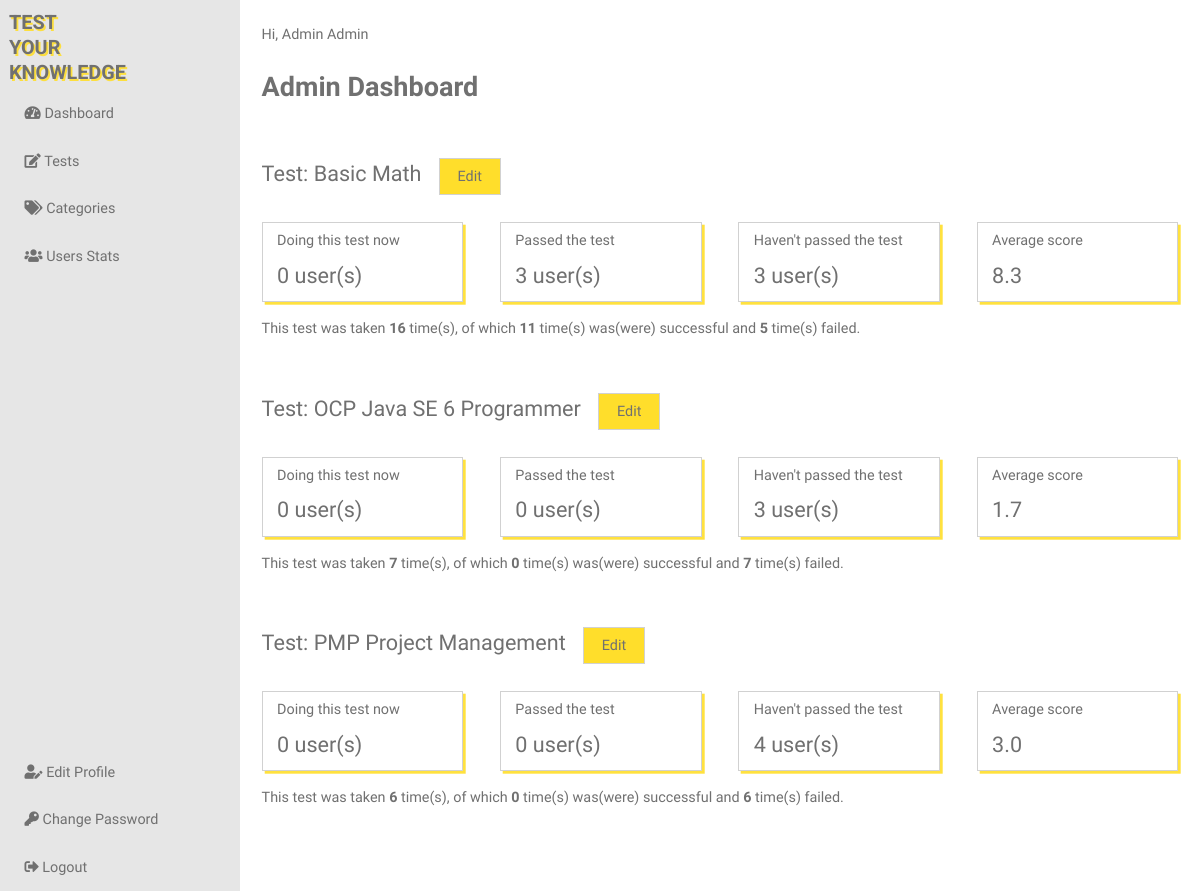
Screenshot of /admin/admin-dashboard.php (signed in) with the database file from the repository.
### tables this page shows
CREATE TABLE IF NOT EXISTS `tb_tests` (
  `id` int(11) NOT NULL AUTO_INCREMENT,
  `idCategory` int(11) DEFAULT NULL,
  `name` varchar(100) NOT NULL,
  `description` longtext,
  `numQuestions` int(11) NOT NULL DEFAULT '10',
  `status` tinyint(1) NOT NULL DEFAULT '1',
  `createdDate` timestamp NOT NULL DEFAULT CURRENT_TIMESTAMP,
  `modifiedDate` timestamp NOT NULL DEFAULT CURRENT_TIMESTAMP,
  PRIMARY KEY (`id`)
);

### model/database.php (called while the page is built, shortened)
<?php
class Database {
    public $connection;
    public function getConnection(){
        $this->connection = new mysqli(DB_HOST, DB_USER, DB_PASSWORD, DB_NAME);
    }
    public function query($query){
        $result = $this->connection->query($query);
        return $result;
    }
    public function prepare($query){
        return $this->connection->prepare($query);
    }
}
$database = new Database();
?>

### model/tests.php (called while the page is built, shortened)
<?php
class Test {
    private $id;
    private $name;
    private $status;
    public function getId(){
        return $this->id;
    }
    public function setId($id){
        $this->id = $id;
    }
    public function getName(){
        return $this->name;
    }
    public function setName($name){
        $this->name = $name;
    }
    public function getStatus(){
        return $this->status;
    }
    public function setStatus($status){
        $this->status = $status;
    }
    public static function getAllTests(){
        global $database;
        $query = "SELECT t.id, t.name, t.numQuestions, t.description, t.status, t.idCategory, c.name as category FROM tb_tests t, tb_categories c WHERE t.idCategory = c.id ORDER BY t.name";
        $result = $database->query($query);
        $tests = [];
        if($result->num_rows) {
            while($row = $result->fetch_assoc()){
                $testObject = new self;
                $status = ($row['status'] ? "Active" : "Inactive");
                $testObject->setId($row['id']);
                $testObject->setCategory($row['category']);
                $testObject->setName($row['name']);
                $testObject->setDescription($row['description']);
                $testObject->setNumQuestions($row['numQuestions']);
                $testObject->setStatus($status);
                $tests[] = $testObject;
            }
        }
        return $tests;
    }
    public static function getAllUsersOnlineByTestIdValid($idTest, $time_out){
        global $database;
        $userOnlineByTest = [];
        if($stmt = $database->prepare("SELECT count(*) as numUsers, idTest FROM tb_users_online WHERE idTest = ? AND time > ? GROUP BY idTest")){
            $stmt->bind_param("ii", $idTest, $time_out);
            $stmt->execute();
        }
        return $userOnlineByTest;
    }
}
?>

### model/tests_results.php (called while the page is built, shortened)
<?php
class TestResult {
    public static function getFinishedTestResultByTestId($testId){
        global $database;
        $testResultStat = [];
        if($stmt = $database->prepare("SELECT t.id as idTest, t.name as testName, AVG(r.score) as avgScore, (select count(distinct(idUser)) FROM tb_tests_results WHERE passed = 1 AND idTest = ?) as usersPassed, (select count(DISTINCT(idUser)) FROM tb_tests_results WHERE passed = 0 AND idtest = ?) as usersHaventPassed, (select count(idTest) from tb_tests_results where idTest = ?) as totalTests, (select count(idTest) from tb_tests_results where passed = 1 AND idTest = ?) as totalSuccessTests, (select count(idTest) from tb_tests_results where passed = 0 AND idTest = ?) as totalFailedTests FROM tb_tests t, tb_tests_results r WHERE r.idTest = ? AND r.idTest = t.id AND r.finished = 1 GROUP BY r.idTest")){
            $stmt->bind_param("iiiiii", $testId, $testId, $testId, $testId, $testId, $testId);
            $stmt->execute();
            $stmt->store_result();
            $stmt->bind_result($idTest, $testName, $avgScore, $usersPassed, $usersHaventPassed, $totalTests, $totalSuccessTests, $totalFailedTests);
            if(!$stmt){
                die('Query failed: '. mysqli_error($database));
            } else {
                if($stmt->num_rows) {
                    $testResultStat = [
                        'idTest'=>$idTest,
                        'testName'=>$testName,
                        'avgScore'=>$avgScore,
                        'usersPassed'=>$usersPassed,
                        'usersHaventPassed'=>$usersHaventPassed,
                        'totalTests'=>$totalTests,
                        'totalSuccessTests'=>$totalSuccessTests,
                        'totalFailedTests'=>$totalFailedTests
                    ];
                }
            }
            return $testResultStat;
        }
    }
    public static function getFinishedTestsResults(){
        global $database;
        $query = "SELECT t.id AS idTest, t.name AS testName, AVG(r.score) AS avgScore, ";
        $query .= "(select count(distinct(idUser)) FROM tb_tests_results WHERE passed = 1 AND idTest = t.id) AS usersPassed, ";
        $query .= "(select count(DISTINCT(idUser)) FROM tb_tests_results WHERE passed = 0 AND idtest = t.id) AS usersHaventPassed, ";
        $query .= "(select count(idTest) FROM tb_tests_results WHERE idTest = t.id) AS totalTests, ";
        $query .= "(select count(idTest) FROM tb_tests_results WHERE passed = 1 AND idTest = t.id) AS totalSuccessTests, ";
        $query .= "(select count(idTest) FROM tb_tests_results WHERE passed = 0 AND idTest = t.id) AS totalFailedTests ";
        $query .= "FROM tb_tests t LEFT JOIN tb_tests_results r ON t.id = r.idTest AND r.finished = 1 ";
        $query .= "WHERE t.status = 1 ";
        $query .= "GROUP BY t.id ";
        $query .= "ORDER BY totalTests DESC LIMIT 5";
        $result = $database->query($query);
        $testsResultsStats = [];
        if($result->num_rows) {
            while($row = $result->fetch_assoc()){
                $testResults = [
                    'idTest'=>$row['idTest'],
                    'testName'=>$row['testName'],
                    'avgScore'=>$row['avgScore'],
                    'usersPassed'=>$row['usersPassed'],
                    'usersHaventPassed'=>$row['usersHaventPassed'],
                    'totalTests'=>$row['totalTests'],
                    'totalSuccessTests'=>$row['totalSuccessTests'],
                    'totalFailedTests'=>$row['totalFailedTests']
                ];
                array_push($testsResultsStats, $testResults);
            }
        }
        return $testsResultsStats;
    }
}
?>

### view/admin-chart.php (called while the page is built, shortened)
<?php
$testsResultsStats = TestResult::getFinishedTestsResults();
foreach ($testsResultsStats as $testResults) {
    $testName = $testResults['testName'];
    $totalTests = $testResults['totalTests'];
    $totalSuccessTests = $testResults['totalSuccessTests'];
    $totalFailedTests = $testResults['totalFailedTests'];
}
?>

### admin/admin-dashboard.php (the view, shortened to what this page needs)
<?php include "../view/header-admin.php"; ?>
<body>
    <div class="container">
        <?php include "../view/menu-admin.php"; ?>
        <main class="main">
            <?php include "../view/welcome.php"; ?>
            <div class="page-title-box">
                <h2 class="page-title">Admin Dashboard</h2>
            </div>
                <?php include "../view/admin-chart.php"; ?>
            <?php
                $tests = Test::getAllTests();
                if(!empty($tests)){
                    $time = time();
                    $time_out_in_seconds = 60;
                    $time_out = $time - $time_out_in_seconds;
                    foreach($tests as $test){
                        if($test->getStatus() == "Active"){
                            $testResultStat = TestResult::getFinishedTestResultByTestId($test->getId());
                            $usersOnline = Test::getAllUsersOnlineByTestIdValid($test->getId(), $time_out);
            ?>
            <div class="test-stats">
                <div class="title-test-container">
                    <span class="title-test">Test: <?php echo $test->getName();?></span>
                    <a href="admin-edit-test.php?testId=<?php echo $test->getId();?>" class="link-button">Edit</a>
                </div>
                <div class="statistic-admin-box-container">
                    <div id="doing-test" class="statistic-user-box">
                        <span class="statistic-user-box-title">Doing this test now</span>
                        <span class="statistic-user-box-result"><?php echo $usersOnline ? $usersOnline['numUsers'] : 0; ?> user(s)</span>
                    </div>
                    <div id="passed-test" class="statistic-user-box">
                        <span class="statistic-user-box-title">Passed the test</span>
                        <span class="statistic-user-box-result"><?php echo  $testResultStat ? $testResultStat['usersPassed'] : 0 ;?> user(s)</span>
                    </div>
                    <div id="not-passed-test" class="statistic-user-box">
                        <span class="statistic-user-box-title">Haven't passed the test</span>
                        <span class="statistic-user-box-result"><?php echo $testResultStat ? $testResultStat['usersHaventPassed'] : 0;?> user(s)</span>
                    </div>
                    <div id="test-average-score" class="statistic-user-box">
                        <span class="statistic-user-box-title">Average score</span>
                        <span class="statistic-user-box-result"><?php echo $testResultStat ? number_format($testResultStat['avgScore'], 1, '.', '') : '-';?></span>
                    </div>
                </div>
                <div class="m-t-20">
                <span>This test was taken <strong><?php echo $testResultStat ? $testResultStat['totalTests'] : 0 ;?></strong> time(s), of which <strong><?php echo $testResultStat ? $testResultStat['totalSuccessTests'] : 0;?></strong> time(s) was(were) successful and <strong><?php echo $testResultStat ? $testResultStat['totalFailedTests'] : 0;?></strong> time(s) failed.</span>
                </div>
            </div>
            <?php
                        }
                    }
                }
            ?>
        </main>
    </div>
</body>
</html>

### view/header-admin.php (shortened to what this page needs)
<?php include "../model/database.php"; ?>
<?php include "../model/tests.php"; ?>
<?php include "../model/questions.php"; ?>
<?php include "../model/tests_results.php"; ?>
<?php include "../view/tests.php"; ?>
<?php include "../view/tests_results.php"; ?>
<!DOCTYPE html>
<html>
<head>
    <link rel="stylesheet" href="https://use.fontawesome.com/releases/v5.7.2/css/all.css">
    <link rel="stylesheet" type="text/css" media="screen" href="../assets/css/style.css" />
</head>

### view/menu-admin.php (shortened to what this page needs)
<aside class="side">
    <div class="header">
        <div class="brand">
            <h1><span class="brand-title">
                <a class="brand-title-link" href="admin-dashboard.php" title="Back to Dahsboard Page">Test<br>Your<br>Knowledge</a>
            </span></h1>
        </div>
    </div>
    <div class="main-menu">
        <a href="admin-dashboard.php" title="Dashboard" class="link-side-menu"><i class="fas fa-tachometer-alt"></i> <span class="menu-text">Dashboard</span></a>
        <a href="admin-tests-list.php" title="Tests" class="link-side-menu"><i class="fas fa-edit"></i> <span class="menu-text">Tests</span></a>
        <a href="admin-categories-list.php" title="Categories" class="link-side-menu"><i class="fas fa-tags"></i> <span class="menu-text">Categories</span></a>
        <a href="admin-users-stats.php" title="Users Stats" class="link-side-menu"><i class="fas fa-users"></i> <span class="menu-text">Users Stats</span></a>
    </div>
    <div class="footer-menu">
        <a href="../user-edit.php" title="Edit Profile" class="link-side-menu"><i class="fas fa-user-edit"></i> <span class="menu-text">Edit Profile</span></a>
        <a href="../user-edit-password.php" title="Change Password" class="link-side-menu"><i class="fas fa-key"></i> <span class="menu-text">Change Password</span></a>
        <a href="../logout.php" title="Logout" class="link-side-menu"><i class="fas fa-sign-out-alt"></i> <span class="menu-text">Logout</span></a>
    </div>
</aside>

### view/welcome.php
<div class="welcome-box">
    Hi, <?php echo $_SESSION['firstName'] .' '. $_SESSION['lastName']; ?>
</div>

### assets/css/style.css (style rules this page uses)
*, *::after, *::before { margin: 0; padding: 0; box-sizing: inherit; }
html { font-size: 62.5%; }
@media only screen and (max-width: 75em) { html { font-size: 56.25%; } }
body { box-sizing: border-box; font-family: "Nanum Gothic", sans-serif; font-size: 1.6rem; color: #707070; }
.m-t-20 { margin-top: 2rem; }
.form-button, .form-button-small, .link-button { background-color: #FFDE2B; padding: 1rem 2rem; font-size: 1.6rem; border: 1px solid #D1D1D1; outline: none; color: #707070; }
.link-button { text-decoration: none; }
.container { min-height: 100vh; display: grid; grid-template-rows: repeat(1, minmax(100vh, max-content)); grid-template-columns: .25fr 1fr; grid-template-areas: "side main"; }
.side { height: 100%; grid-area: side; background-color: #E6E6E6; display: grid; grid-template-rows: 10rem 1fr .2fr; grid-template-columns: repeat(1, 100%); grid-template-areas: "header" "main-menu" "footer-menu"; }
.main { grid-area: main; padding: 2.9rem 2.4rem; }
.header { grid-area: header; }
.main-menu { width: 100%; grid-area: main-menu; align-self: flex-start; align-content: stretch; }
.footer-menu { width: 100%; grid-area: footer-menu; align-self: flex-end; }
.brand { padding: 1rem; }
.menu-text { display: inline-block; }
.brand-title, .brand-title-link, .brand-title-link:hover, .brand-title-link:focus, .brand-title-link:active { font-size: 2.2rem; text-shadow: 0.2rem 0.2rem 0 rgba(255, 222, 43, 0.9); text-transform: uppercase; font-weight: 700; font-family: "Roboto", sans-serif; text-decoration: none; color: #707070; outline: none; }
.link-side-menu, .link-side-menu:link, .link-side-menu:visited { display: inline-block; color: #707070; text-decoration: none; width: 100%; padding: 1.7rem 2.4rem; border-left: 3px solid #E6E6E6; }
.page-title { font-size: 3rem; font-weight: 700; }
.page-title-box { width: 100%; margin: 3.1rem 0 1.7rem 0; }
.statistic-user-box { border: 1px solid #D1D1D1; padding: 1rem 1.6rem 1.5rem 1.6rem; box-shadow: 0.3rem 0.3rem 0 rgba(255, 222, 43, 0.9); }
.statistic-user-box-title { display: block; margin-bottom: 1.5rem; }
.statistic-user-box-result { font-size: 2.4rem; }
.statistic-admin-box-container { width: 100%; display: grid; grid-template-rows: repeat(1, min-content); grid-template-columns: repeat(4, 0.22fr); grid-template-areas: "doing passed not-passed test-average"; justify-content: space-between; }
#doing-test { grid-area: doing; }
#passed-test { grid-area: passed; }
#not-passed-test { grid-area: not-passed; }
#test-average-score { grid-area: test-average; }
.subtitle-content, .title-test { font-size: 2.4rem; margin: 2.9rem 1.5rem 2.9rem 0; }
.title-test-container { display: block; margin-bottom: 4rem; }
.test-stats { margin-top: 4rem; margin-bottom: 6.5rem; }

### rows the page displays
tb_tests: name "Basic Math", usersPassed "3", usersHaventPassed "3", avgScore "8.3", totalTests "16", totalSuccessTests "11", totalFailedTests "5"
tb_tests: name "OCP Java SE 6 Programmer", usersPassed "0", usersHaventPassed "3", avgScore "1.7", totalTests "7", totalSuccessTests "0", totalFailedTests "7"
tb_tests: name "PMP Project Management", usersPassed "0", usersHaventPassed "4", avgScore "3.0", totalTests "6", totalSuccessTests "0", totalFailedTests "6"

### other values shown
$_SESSION['firstName'] "Admin"
$_SESSION['lastName'] "Admin"
